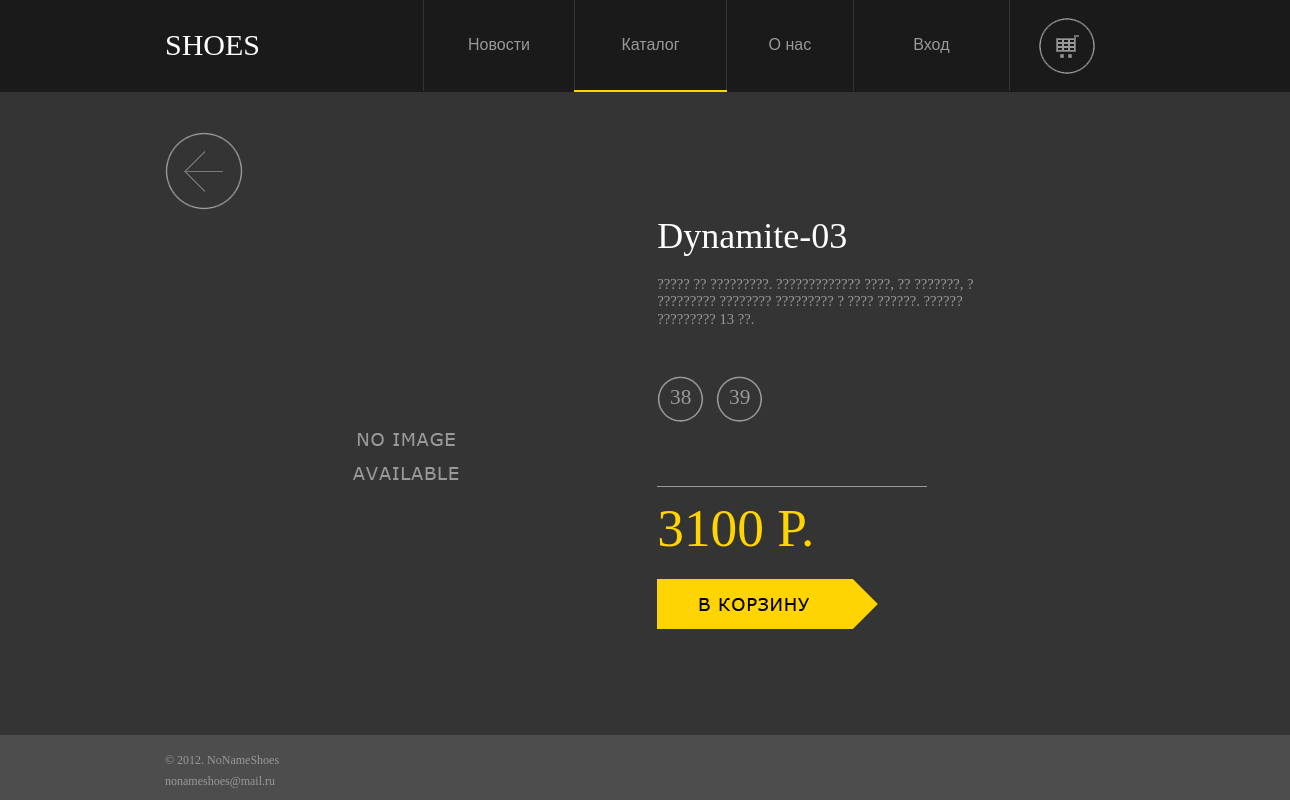
Page /index.php/items/item/2 on the committed database.
### tables this page shows
CREATE TABLE `products` (
  `id` int(11) unsigned NOT NULL AUTO_INCREMENT,
  `name` varchar(255) NOT NULL DEFAULT '',
  `image_url` varchar(255) DEFAULT NULL,
  `price` double NOT NULL,
  `category` int(11) NOT NULL,
  `description` text,
  PRIMARY KEY (`id`)
);

CREATE TABLE `sizes` (
  `id` int(11) unsigned NOT NULL AUTO_INCREMENT,
  `value` int(11) NOT NULL,
  PRIMARY KEY (`id`)
);

### application/controllers/items.php (called while the page is built, shortened)
<?php
include_once "business_logic/productsStuff.php";
class Items extends CI_Controller {
    public function item($id)
	{
            $data['activeLink']=2;
            $this->load->view('main_top', $data);
            $data['id']=$id;
            $this->load->view('one_item',$data);
            $this->load->view('main_footer');
       	}
}
?>

### index.php (called while the page is built, shortened)
<?php
require_once BASEPATH.'core/CodeIgniter.php';

### application/controllers/business_logic/productsStuff.php (called while the page is built, shortened)
<?php
include_once "productInfo.php";
class ProductsStuff {
    public function getProductById($id){
        $query = "SELECT p.id as pid, p.name, p.description, p.image_url,
            p.price, c.id as cid, c.name as cat_name, s.id as sid, s.value as size
            FROM products p, categories c, sizes s, products_sizes ps
            WHERE p.id = ps.pid AND s.id = ps.sid AND p.category = c.id AND p.id=$id";
        $result = mysql_query($query);
         while ($row = mysql_fetch_array($result)) {
            if (isset($product)==false) {
                $product = new ProductInfo();
                $product->id = $row["pid"];
                $product->name = $row["name"];
                $product->description = $row["description"];
                $product->setImageUrl($row["image_url"]);
                $product->price = $row["price"];
                $category = new ProductCategory();
                $category->id = $row["cid"];
                $category->name = $row["cat_name"];
                $product->category = $category;
            }
            $size = new ProductSize();
            $size->id = $row["sid"];
            $size->value = $row["size"];
            $product->sizes[$size->id] = $size;
         }
         return $product;
    }
}
?>

### application/controllers/business_logic/productInfo.php (called while the page is built, shortened)
<?php
class ProductInfo {
    private $imageUrl;
    public function setImageUrl($value) {
        $this->imageUrl = $value;
    }
    public function getImageUrl() {
       return base_url()."images/items/".$this->imageUrl;
   }
}
?>

### application/views/one_item.php (the view, shortened to what this page needs)
<link rel='stylesheet' href='/style/tovar_style.css' type='text/css' media='screen, projection' />
<div id="content">
    <div id="back_arrow"><a href="javascript:javascript:history.go(-1)"><img src="<?=base_url()?>images/back_arrow.png" width="78" height="78" /></a></div>
    <table><tr>
    	<td class="arrow">
            <?php
                $productsStuff = new ProductsStuff();
                $product=$productsStuff->getProductById($id);
            ?>
        </td>
        <td id="shoes">
            <?php if (@fopen($product->getImageUrl(),'r'))
                    echo "<img src='".$product->getImageUrl()."' />";
                else echo "<img src='/images/no_image.png' />";?>
             </td>
        <td id="shoe-info">
        	<h1> <?php echo $product->name; ?></h1>
            <p> <?php echo $product->description; ?> </p>
            <form name="itemInfo" method="post">
                <?php
                    $curSizes = $product->sizes;
                    foreach ($curSizes as $key=>$value)
                    {
                        $current=(string)$curSizes[$key]->value;
                        echo "<a href='#'><div class='av_size' onClick='clickSize(".chr(34).$current.chr(34).")' id=".chr(34).$current.chr(34).">".$current."</div></a>";
                    }
                ?>
                 <div id="tovar_line"></div>
                 <div id="price"> <?php echo ($product->price)." P."; ?></div>
                 <div id="to_bas"><a href="javascript:void(0);"><img onClick="itemInfo.submit();" src="<?=base_url()?>images/to_basket.png" /></a></div>
            </form>
        </td>
    </tr>
    </table>
</div>

### style/style.css (style rules this page uses)
* { margin: 0; padding: 0; }
html { height: 100%; }
body { font: 12px/18px Arial, Tahoma, Verdana, sans-serif; width: 100%; min-height: 100%; height: auto !important; height: 100%; background-color: #343434; position:relative; }
p { margin: 0 0 18px }
img { border: none; }

### style/tovar_style.css (style rules this page uses)
#content { width: 960px; margin: 0 auto 0; padding-top: 40px; height: auto; }
.arrow { width: 48px; vertical-align:middle; }
#shoes { width: 432px; vertical-align:middle; text-align:center; }
#shoe-info { width: 432px; padding-left: 40px; padding-right: 100px; vertical-align:top; }
#shoe-info h1 { color:#FFF; font: 36px/38px Verdana; padding-bottom: 21px; }
#shoe-info p { color: #999999; font: 11pt/13pt Verdana; padding-bottom: 30px; }
#shoe-info a, shoe-info a:hover, shoe-info a:visited, shoe-info a:active { text-decoration: none; }
.av_size { width: 47px; height: 47px; margin-right: 12px; display:inline; float:left; background-image:url(images/grey_circle.png); background-repeat:no-repeat; color: #999999; padding-top: 9px; text-align:center; font: 16pt Verdana; }
#tovar_line { height: 1px; width: 270px; background-color: #999999; display:block; position:relative; top: 110px; }
#price { color:#ffd400; font: 40pt Verdana; padding-top: 120px; padding-bottom: 20px; }
#to_bas { margin-bottom: 0px; }

### rows in the picture
products: name "Dynamite-03", description "????? ?? ?????????. ????????????? ????, ?? ???????, ? ????????? ???????? ????????? ? ???? ??????. ?????? ????????? 13 ??.", price "3100"
sizes: value "38"
sizes: value "39"
